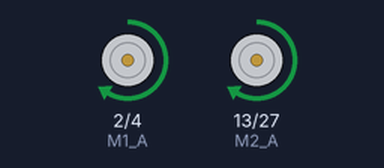
Bench run of a sketch on a simulated ESP32. On the bench: motor-driver pin pairs drawn as motors (green arrow = first pin HIGH = forward, orange = second pin HIGH = backward, longer = more drive).

Above: at 2.0 s.
At 4.4 s:
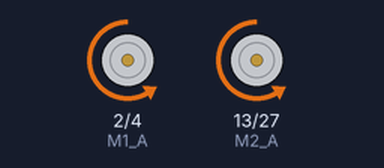
At 6.2 s:
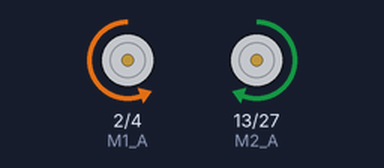
At 9.0 s:
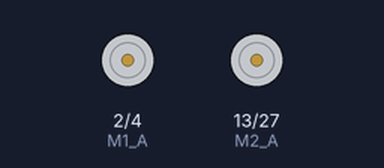
Timing chart, 0 to 12.7 s (numbered marks = the images above):
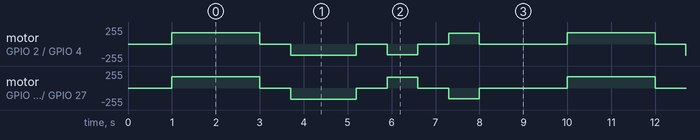

The sketch:

01_prueba_motores.ino
```cpp
// ESP32 + puente H externo
// Pines utilizados en una de las configuraciones trabajadas.

const int M1_A = 2;
const int M1_B = 4;
const int M2_A = 13;
const int M2_B = 27;

void configurarMotores() {
  pinMode(M1_A, OUTPUT);
  pinMode(M1_B, OUTPUT);
  pinMode(M2_A, OUTPUT);
  pinMode(M2_B, OUTPUT);
}

void motor1(int velocidad) {
  velocidad = constrain(velocidad, -255, 255);
  if (velocidad > 0) {
    analogWrite(M1_A, velocidad);
    analogWrite(M1_B, 0);
  } else if (velocidad < 0) {
    analogWrite(M1_A, 0);
    analogWrite(M1_B, -velocidad);
  } else {
    analogWrite(M1_A, 0);
    analogWrite(M1_B, 0);
  }
}

void motor2(int velocidad) {
  velocidad = constrain(velocidad, -255, 255);
  if (velocidad > 0) {
    analogWrite(M2_A, velocidad);
    analogWrite(M2_B, 0);
  } else if (velocidad < 0) {
    analogWrite(M2_A, 0);
    analogWrite(M2_B, -velocidad);
  } else {
    analogWrite(M2_A, 0);
    analogWrite(M2_B, 0);
  }
}

void detener() {
  motor1(0);
  motor2(0);
}

void setup() {
  configurarMotores();
  detener();
  delay(1000);
}

void loop() {
  motor1(170);
  motor2(170);
  delay(2000);

  detener();
  delay(700);

  motor1(-170);
  motor2(-170);
  delay(1500);

  detener();
  delay(700);

  motor1(-160);
  motor2(160);
  delay(700);

  detener();
  delay(700);

  motor1(160);
  motor2(-160);
  delay(700);

  detener();
  delay(2000);
}
```

Measured:
- by itself, motor on GPIO 2 (M1_A) / GPIO 4 (M1_B): repeats every 9.0 s: stopped 0.70 s, backward 170/255 1.5 s, stopped 0.70 s, backward 160/255 0.70 s, stopped 0.70 s, forward 160/255 0.70 s, stopped 2.0 s, forward 170/255 2.0 s
- by itself, motor on GPIO 13 (M2_A) / GPIO 27 (M2_B): repeats every 9.0 s: stopped 0.70 s, backward 170/255 1.5 s, stopped 0.70 s, forward 160/255 0.70 s, stopped 0.70 s, backward 160/255 0.70 s, stopped 2.0 s, forward 170/255 2.0 s
